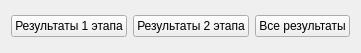
<?xml version="1.0" encoding="UTF-8"?>
<ui version="4.0">
 <class>Form</class>
 <widget class="QWidget" name="Form">
  <property name="geometry">
   <rect>
    <x>0</x>
    <y>0</y>
    <width>345</width>
    <height>53</height>
   </rect>
  </property>
  <property name="windowTitle">
   <string>Form</string>
  </property>
  <layout class="QHBoxLayout" name="horizontalLayout_2">
   <item>
    <widget class="QPushButton" name="pushButtonResultsFirstPhase">
     <property name="text">
      <string>Результаты 1 этапа</string>
     </property>
    </widget>
   </item>
   <item>
    <widget class="QPushButton" name="pushButtonResultsSecondPhase">
     <property name="text">
      <string>Результаты 2 этапа</string>
     </property>
    </widget>
   </item>
   <item>
    <widget class="QPushButton" name="pushButtonAllResults">
     <property name="text">
      <string>Все результаты</string>
     </property>
    </widget>
   </item>
  </layout>
 </widget>
 <resources/>
 <connections/>
</ui>
